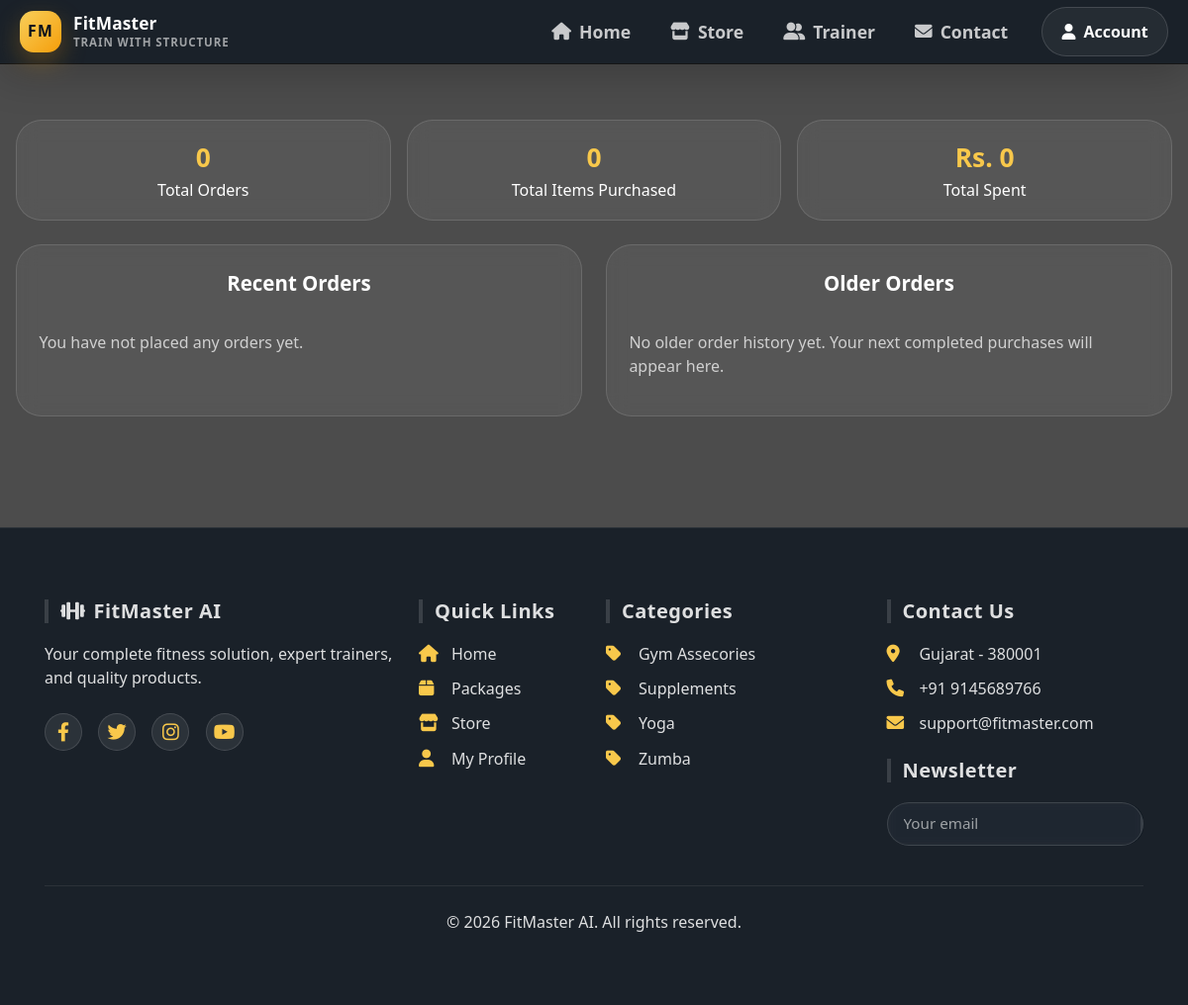
Screenshot of /my-orders/ (signed in) with the database file from the repository.
### Fit/models.py (models this page shows, shortened)
class Category(models.Model):
    name=models.CharField(max_length=100)
    image=models.ImageField(upload_to='Category_images')

### Fit/views.py (the view)
# urls.py: path('my-orders/', user_orders, name='user_orders'),
@customer_required
def user_orders(request):
    if 'login' not in request.session:
        messages.error(request, 'Please login first to view your orders.')
        return redirect('login')
    user = User.objects.get(email=request.session['login'])
    orders = list(Order.objects.filter(users=user).select_related('pro').order_by('-datetime', '-id'))
    recent_orders = orders[:5]
    old_orders = orders[5:]
    total_spent = sum(order.total_price for order in orders)
    total_items = sum(order.qty for order in orders)
    return render(request, 'user_orders.html', {
        'login': True,
        'orders': orders,
        'recent_orders': recent_orders,
        'old_orders': old_orders,
        'total_spent': total_spent,
        'total_items': total_items,
    })

### Fit/context_processors.py (called while the page is built)
def footer_categories(request):
    return {
        'footer_categories': Category.objects.all().order_by('name')[:4]
    }

### Fit/views.py (called while the page is built)
def customer_required(view_func):
    @never_cache
    @wraps(view_func)
    def _wrapped_view(request, *args, **kwargs):
        if request.session.get('login'):
            return view_func(request, *args, **kwargs)
        messages.error(request, 'Please log in to access this page.')
        return redirect('login')
    return _wrapped_view

### Fit/templates/user_orders.html (shortened to what this page needs)
﻿{% extends "nav.html" %}
{% load static %}
{% block extra_css %}
<link rel="stylesheet" href="{% static 'css/templates/user_orders.css' %}">
{% endblock %}
{% block content %}
<div class="orders-wrap">
  <div class="row g-3 mb-4">
    <div class="col-md-4"><div class="metric-card"><strong>{{ orders|length }}</strong>Total Orders</div></div>
    <div class="col-md-4"><div class="metric-card"><strong>{{ total_items }}</strong>Total Items Purchased</div></div>
    <div class="col-md-4"><div class="metric-card"><strong>Rs. {{ total_spent }}</strong>Total Spent</div></div>
  </div>
  <div class="row g-4">
    <div class="col-lg-6">
      <div class="glass-panel h-100">
        <div class="section-title">Recent Orders</div>
        {% for order in recent_orders %}
        <div class="order-card">
          <div class="order-head">
            <div>
              <p class="order-title">{{ order.pro.name }}</p>
              <div class="order-meta">Order #{{ order.id }} | {{ order.datetime|date:"d M Y, h:i A" }}</div>
            </div>
            <span class="status-pill">Placed</span>
          </div>
          <div class="detail-grid">
            <div class="detail-item"><span>Quantity</span>{{ order.qty }}</div>
            <div class="detail-item"><span>Total</span>Rs. {{ order.total_price }}</div>
            <div class="detail-item"><span>Payment</span>{{ order.payment_mode }}</div>
            <div class="detail-item"><span>Transaction</span>{{ order.transactionid|default:"Not available" }}</div>
          </div>
        </div>
        {% empty %}
        <p class="empty-state">You have not placed any orders yet.</p>
        {% endfor %}
      </div>
    </div>
    <div class="col-lg-6">
      <div class="glass-panel h-100">
        <div class="section-title">Older Orders</div>
        {% for order in old_orders %}
        <div class="order-card">
          <div class="order-head">
            <div>
              <p class="order-title">{{ order.pro.name }}</p>
              <div class="order-meta">Order #{{ order.id }} | {{ order.datetime|date:"d M Y, h:i A" }}</div>
            </div>
            <span class="status-pill">History</span>
          </div>
          <div class="detail-grid">
            <div class="detail-item"><span>Quantity</span>{{ order.qty }}</div>
            <div class="detail-item"><span>Total</span>Rs. {{ order.total_price }}</div>
            <div class="detail-item"><span>Delivery City</span>{{ order.city }}</div>
            <div class="detail-item"><span>Payment</span>{{ order.payment_mode }}</div>
          </div>
        </div>
        {% empty %}
        <p class="empty-state">No older order history yet. Your next completed purchases will appear here.</p>
        {% endfor %}
      </div>
    </div>
  </div>
</div>
{% endblock %}

### Fit/templates/nav.html (shortened to what this page needs)
﻿<!DOCTYPE html>
<html lang="en">
<head>
    <link href="https://cdn.jsdelivr.net/npm/bootstrap@5.3.2/dist/css/bootstrap.min.css" rel="stylesheet">
    <link rel="stylesheet" href="https://cdnjs.cloudflare.com/ajax/libs/font-awesome/6.0.0/css/all.min.css">
    <link href="https://unpkg.com/aos@2.3.1/dist/aos.css" rel="stylesheet">
    {% load static %}
    <link rel="stylesheet" href="{% static 'css/style.css' %}">
    <link rel="stylesheet" href="{% static 'css/templates/nav.css' %}">
    {% block extra_css %}{% endblock %}
</head>
<body>
<nav class="navbar navbar-expand-lg fixed-top glass-navbar site-navbar">
    <div class="container">
        <a class="navbar-brand site-brand" href="{% url 'index' %}">
            <span class="site-brand-mark">
                <span class="site-brand-initials">FM</span>
            </span>
            <span class="site-brand-copy">
                <span class="site-brand-title">FitMaster</span>
                <span class="site-brand-sub">Train With Structure</span>
            </span>
        </a>
        <div class="collapse navbar-collapse" id="navbarNav">
            <ul class="navbar-nav ms-auto site-nav-links">
                <li class="nav-item">
                    <a class="nav-link {% if request.path == '/' %}active{% endif %}" href="{% url 'index' %}"><i class="fas fa-house"></i>Home</a>
                </li>
                <li class="nav-item">
                    <a class="nav-link {% if request.path == '/store/' %}active{% endif %}" href="{% url 'store' %}"><i class="fas fa-store"></i>Store</a>
                </li>
                <li class="nav-item">
                    <a class="nav-link {% if request.path == '/trainer-detail/' %}active{% endif %}" href="{% url 'trainer_detail' %}"><i class="fas fa-user-group"></i>Trainer</a>
                </li>
                <li class="nav-item">
                    <a class="nav-link {% if request.path == '/contact/' %}active{% endif %}" href="{% url 'contact_page' %}">
                        <i class="fas fa-envelope"></i>Contact
                    </a>
                </li>
            </ul>
            <div class="site-nav-actions">
                {% if request.session.login %}
                    <div class="site-account-dropdown" id="accountDropdown">
                        <button class="site-pill site-dropdown-toggle site-pill-outline" type="button" id="accountDropdownToggle" aria-expanded="false" aria-controls="accountDropdownMenu">
                            <i class="fas fa-user"></i>Account
                        </button>
                    </div>
                {% endif %}
            </div>
        </div>
    </div>
</nav>
<main class="w-100">
    {% block content %}{% endblock %}
</main>
<footer class="glass-footer" id="contact">
    <div class="container">
        <div class="row g-4">
            <div class="col-lg-4 col-md-6">
                <h5><i class="fas fa-dumbbell me-2"></i>FitMaster AI</h5>
                <p class="mt-3">Your complete fitness solution, expert trainers, and quality
                    products.</p>
                <div class="social-links">
                    <a href="#"><i class="fab fa-facebook-f"></i></a>
                    <a href="#"><i class="fab fa-twitter"></i></a>
                    <a href="#"><i class="fab fa-instagram"></i></a>
                    <a href="#"><i class="fab fa-youtube"></i></a>
                </div>
            </div>
            <div class="col-lg-2 col-md-6">
                <h5>Quick Links</h5>
                <ul class="footer-links">
                    <li><a href="{% url 'index' %}"><i class="fas fa-home"></i> Home</a></li>
                    <li><a href="{% url 'usermember' %}"><i class="fas fa-box"></i> Packages</a></li>
                    <li><a href="{% url 'store' %}"><i class="fas fa-store"></i> Store</a></li>
                    <li><a href="{% url 'userprofile' %}"><i class="fas fa-user"></i> My Profile</a></li>
                </ul>
            </div>
            <div class="col-lg-3 col-md-6">
                <h5>Categories</h5>
                <ul class="footer-links">
                    {% for category in footer_categories %}
                    <li><a href="{% url 'product' category.id %}"><i class="fas fa-tag"></i> {{ category.name }}</a></li>
                    {% empty %}
                    <li><a href="{% url 'store' %}"><i class="fas fa-store"></i> Browse Products</a></li>
                    {% endfor %}
                </ul>
            </div>
            <div class="col-lg-3 col-md-6">
                <h5>Contact Us</h5>
                <ul class="footer-links">
                    <li><i class="fas fa-map-marker-alt"></i> Gujarat - 380001</li>
                    <li><i class="fas fa-phone"></i> +91 9145689766</li>
                    <li><i class="fas fa-envelope"></i> support@fitmaster.com</li>
                </ul>
                <h5 class="mt-4">Newsletter</h5>
                <form method="post" action="{% url 'subscribe_newsletter' %}" class="newsletter-form">
                    <input type="email" name="newsletter_email" placeholder="Your email" required>
                    <button type="submit"></button>
                </form>
            </div>
        </div>
        <div class="footer-bottom">
            <p>&copy; 2026 FitMaster AI. All rights reserved.</p>
        </div>
    </div>
</footer>
</body>
</html>

### Fit/static/css/templates/nav.css (style rules this page uses)
.site-navbar .container { min-height: 76px; }
.site-brand { display: inline-flex; align-items: center; gap: 12px; color: #ffffff !important; font-weight: 800 !important; letter-spacing: 0.02em; font-size: 1.3rem !important; line-height: 1; margin-right: 0; }
.site-brand-mark { width: 42px; height: 42px; border-radius: 14px; display: inline-flex; align-items: center; justify-content: center; background: linear-gradient(135deg, #f8cf5a, #f59e0b); color: #07111c; box-shadow: 0 10px 26px rgba(245, 158, 11, 0.28); flex-shrink: 0; }
.site-brand-initials { font-size: 0.98rem; font-weight: 900; letter-spacing: 0.08em; line-height: 1; }
.site-brand-copy { display: inline-flex; flex-direction: column; justify-content: center; align-items: flex-start; line-height: 1.05; }
.site-brand-title { display: block; font-size: 1.08rem; letter-spacing: 0.01em; }
.site-brand-sub { display: block; font-size: 0.72rem; font-weight: 600; color: rgba(255, 255, 255, 0.58); letter-spacing: 0.08em; text-transform: uppercase; margin-top: 4px; }
.site-nav-links { align-items: center; gap: 8px; }
.site-nav-links .nav-link { color: rgba(255, 255, 255, 0.76) !important; font-weight: 600; font-size: 0.95rem; border-radius: 999px; padding: 0.72rem 1rem !important; transition: 0.2s ease; display: inline-flex; align-items: center; gap: 8px; }
.site-nav-actions { display: flex; align-items: center; gap: 10px; margin-left: 18px; flex-wrap: wrap; }
.site-account-dropdown { position: relative; }
.site-pill { display: inline-flex; align-items: center; justify-content: center; gap: 8px; padding: 0.78rem 1.2rem; border-radius: 999px; text-decoration: none; font-weight: 700; transition: 0.2s ease; white-space: nowrap; }
.site-pill-outline { color: #ffffff !important; border: 1px solid rgba(255, 255, 255, 0.14); background: rgba(255, 255, 255, 0.05); }
.site-dropdown-toggle { border: 1px solid rgba(255, 255, 255, 0.14); background: rgba(255, 255, 255, 0.05); color: #ffffff; box-shadow: none; cursor: pointer; }

### Fit/static/css/templates/user_orders.css (style rules this page uses)
.orders-wrap { max-width: 1320px; margin: 0 auto; padding: 2rem 1rem 3rem; color: white; }
.glass-panel, .metric-card { background: rgba(255,255,255,0.06); backdrop-filter: blur(10px); border: 1px solid rgba(255,255,255,0.12); border-radius: 26px; }
.metric-card { padding: 1.15rem; text-align: center; height: 100%; }
.metric-card strong { display: block; color: #f8c84b; font-size: 1.65rem; }
.glass-panel { padding: 1.4rem; height: 100%; }
.section-title { font-size: 1.28rem; font-weight: 700; margin-bottom: 1rem; }
.empty-state { margin: 0; color: rgba(255,255,255,.72); padding: 1rem 0; }

### Fit/templates/nav.html (style rules this page uses)
.glass-footer { background: rgba(7, 17, 28, 0.72) !important; backdrop-filter: blur(16px) !important; -webkit-backdrop-filter: blur(16px) !important; border-top: 1px solid rgba(255, 255, 255, 0.08) !important; color: #ffffff !important; }
.glass-footer h5, .glass-footer p, .glass-footer .footer-links li, .glass-footer .footer-links a, .glass-footer .footer-bottom, .glass-footer .footer-bottom p { color: rgba(255, 255, 255, 0.86) !important; }
.glass-footer h5 { border-left-color: rgba(255, 255, 255, 0.14) !important; }
.glass-footer .footer-links i, .glass-footer .newsletter-form button, .glass-footer .social-links a { color: #f8c84b !important; }
.glass-footer .social-links a { background: rgba(255, 255, 255, 0.08) !important; border: 1px solid rgba(255, 255, 255, 0.12) !important; }
.glass-footer .newsletter-form { background: rgba(255, 255, 255, 0.08) !important; border: 1px solid rgba(255, 255, 255, 0.12) !important; }
.glass-footer .newsletter-form input, .glass-footer .newsletter-form input::placeholder { color: rgba(255, 255, 255, 0.82) !important; }
.glass-footer .footer-bottom { border-top: 1px solid rgba(255, 255, 255, 0.08) !important; }

### rows the page displays
Category: name "Gym Assecories"
Category: name "Supplements"
Category: name "Yoga"
Category: name "Zumba"

### other values shown
{{ orders|length }} "0"
{{ total_items }} "0"
{{ total_spent }} "0"
